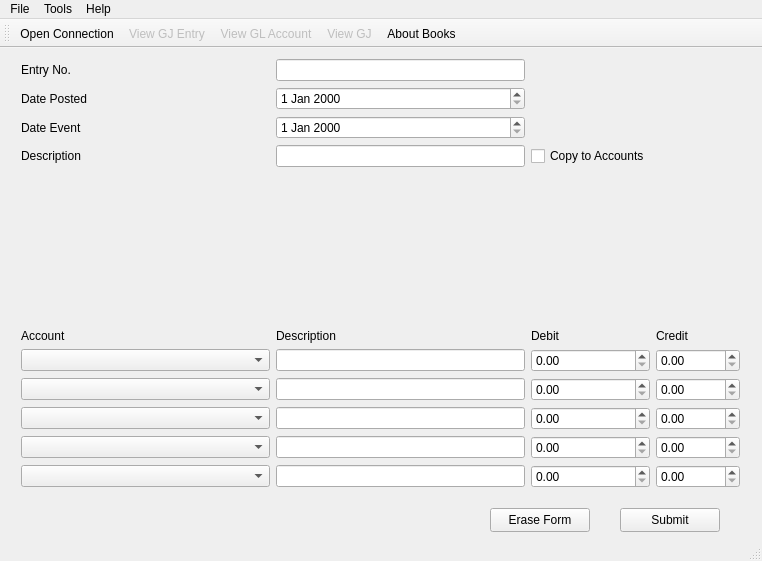
<?xml version="1.0" encoding="UTF-8"?>
<ui version="4.0">
 <class>MainWindow</class>
 <widget class="QMainWindow" name="MainWindow">
  <property name="geometry">
   <rect>
    <x>0</x>
    <y>0</y>
    <width>762</width>
    <height>561</height>
   </rect>
  </property>
  <property name="windowTitle">
   <string>Books</string>
  </property>
  <widget class="QWidget" name="centralWidget">
   <widget class="QWidget" name="gridLayoutWidget">
    <property name="geometry">
     <rect>
      <x>10</x>
      <y>0</y>
      <width>741</width>
      <height>451</height>
     </rect>
    </property>
    <layout class="QGridLayout" name="gridLayout">
     <item row="0" column="0">
      <widget class="QLabel" name="label">
       <property name="sizePolicy">
        <sizepolicy hsizetype="Expanding" vsizetype="Preferred">
         <horstretch>0</horstretch>
         <verstretch>0</verstretch>
        </sizepolicy>
       </property>
       <property name="text">
        <string>Entry No.</string>
       </property>
      </widget>
     </item>
     <item row="0" column="1">
      <widget class="QLineEdit" name="lineEdit"/>
     </item>
     <item row="1" column="0">
      <widget class="QLabel" name="label_2">
       <property name="text">
        <string>Date Posted</string>
       </property>
      </widget>
     </item>
     <item row="1" column="1">
      <widget class="QDateEdit" name="dateEdit">
       <property name="sizePolicy">
        <sizepolicy hsizetype="Minimum" vsizetype="Fixed">
         <horstretch>0</horstretch>
         <verstretch>0</verstretch>
        </sizepolicy>
       </property>
      </widget>
     </item>
     <item row="2" column="0">
      <widget class="QLabel" name="label_3">
       <property name="text">
        <string>Date Event</string>
       </property>
      </widget>
     </item>
     <item row="2" column="1">
      <widget class="QDateEdit" name="dateEdit_2"/>
     </item>
     <item row="5" column="0">
      <widget class="QLabel" name="label_5">
       <property name="text">
        <string>Account</string>
       </property>
      </widget>
     </item>
     <item row="5" column="1">
      <widget class="QLabel" name="label_6">
       <property name="text">
        <string>Description</string>
       </property>
      </widget>
     </item>
     <item row="5" column="2">
      <widget class="QLabel" name="label_7">
       <property name="text">
        <string>Debit</string>
       </property>
      </widget>
     </item>
     <item row="5" column="3">
      <widget class="QLabel" name="label_8">
       <property name="text">
        <string>Credit</string>
       </property>
      </widget>
     </item>
     <item row="6" column="0">
      <widget class="QComboBox" name="comboBox"/>
     </item>
     <item row="6" column="1">
      <widget class="QLineEdit" name="lineEdit_3"/>
     </item>
     <item row="6" column="2">
      <widget class="QDoubleSpinBox" name="doubleSpinBox">
       <property name="maximum">
        <double>999999.989999999990687</double>
       </property>
      </widget>
     </item>
     <item row="3" column="0">
      <widget class="QLabel" name="label_9">
       <property name="text">
        <string>Description</string>
       </property>
      </widget>
     </item>
     <item row="6" column="3">
      <widget class="QDoubleSpinBox" name="doubleSpinBox_2">
       <property name="maximum">
        <double>999999.989999999990687</double>
       </property>
      </widget>
     </item>
     <item row="7" column="0">
      <widget class="QComboBox" name="comboBox_2"/>
     </item>
     <item row="3" column="1">
      <widget class="QLineEdit" name="lineEdit_2"/>
     </item>
     <item row="7" column="1">
      <widget class="QLineEdit" name="lineEdit_4"/>
     </item>
     <item row="7" column="3">
      <widget class="QDoubleSpinBox" name="doubleSpinBox_4">
       <property name="maximum">
        <double>999999.989999999990687</double>
       </property>
      </widget>
     </item>
     <item row="8" column="0">
      <widget class="QComboBox" name="comboBox_3"/>
     </item>
     <item row="8" column="1">
      <widget class="QLineEdit" name="lineEdit_5"/>
     </item>
     <item row="7" column="2">
      <widget class="QDoubleSpinBox" name="doubleSpinBox_5">
       <property name="maximum">
        <double>999999.989999999990687</double>
       </property>
      </widget>
     </item>
     <item row="8" column="2">
      <widget class="QDoubleSpinBox" name="doubleSpinBox_6">
       <property name="maximum">
        <double>999999.989999999990687</double>
       </property>
      </widget>
     </item>
     <item row="8" column="3">
      <widget class="QDoubleSpinBox" name="doubleSpinBox_7">
       <property name="maximum">
        <double>999999.989999999990687</double>
       </property>
      </widget>
     </item>
     <item row="9" column="0">
      <widget class="QComboBox" name="comboBox_4"/>
     </item>
     <item row="9" column="1">
      <widget class="QLineEdit" name="lineEdit_6"/>
     </item>
     <item row="9" column="2">
      <widget class="QDoubleSpinBox" name="doubleSpinBox_8">
       <property name="maximum">
        <double>999999.989999999990687</double>
       </property>
      </widget>
     </item>
     <item row="9" column="3">
      <widget class="QDoubleSpinBox" name="doubleSpinBox_9">
       <property name="maximum">
        <double>999999.989999999990687</double>
       </property>
      </widget>
     </item>
     <item row="10" column="0">
      <widget class="QComboBox" name="comboBox_5"/>
     </item>
     <item row="10" column="1">
      <widget class="QLineEdit" name="lineEdit_7"/>
     </item>
     <item row="10" column="2">
      <widget class="QDoubleSpinBox" name="doubleSpinBox_10">
       <property name="maximum">
        <double>999999.989999999990687</double>
       </property>
      </widget>
     </item>
     <item row="10" column="3">
      <widget class="QDoubleSpinBox" name="doubleSpinBox_11">
       <property name="maximum">
        <double>999999.989999999990687</double>
       </property>
      </widget>
     </item>
     <item row="4" column="0">
      <spacer name="verticalSpacer">
       <property name="orientation">
        <enum>Qt::Vertical</enum>
       </property>
       <property name="sizeHint" stdset="0">
        <size>
         <width>20</width>
         <height>40</height>
        </size>
       </property>
      </spacer>
     </item>
     <item row="3" column="2">
      <widget class="QCheckBox" name="checkBox">
       <property name="text">
        <string>Copy to Accounts</string>
       </property>
      </widget>
     </item>
    </layout>
   </widget>
   <widget class="QPushButton" name="pushButton">
    <property name="geometry">
     <rect>
      <x>490</x>
      <y>460</y>
      <width>100</width>
      <height>24</height>
     </rect>
    </property>
    <property name="text">
     <string>Erase Form</string>
    </property>
   </widget>
   <widget class="QPushButton" name="pushButton_2">
    <property name="geometry">
     <rect>
      <x>620</x>
      <y>460</y>
      <width>100</width>
      <height>24</height>
     </rect>
    </property>
    <property name="text">
     <string>Submit</string>
    </property>
   </widget>
  </widget>
  <widget class="QMenuBar" name="menuBar">
   <property name="geometry">
    <rect>
     <x>0</x>
     <y>0</y>
     <width>762</width>
     <height>21</height>
    </rect>
   </property>
   <widget class="QMenu" name="menuFile">
    <property name="title">
     <string>File</string>
    </property>
    <addaction name="actionOpen"/>
    <addaction name="separator"/>
    <addaction name="actionExit"/>
   </widget>
   <widget class="QMenu" name="menuHelp">
    <property name="title">
     <string>Help</string>
    </property>
    <addaction name="actionAbout_Books"/>
   </widget>
   <widget class="QMenu" name="menuTools">
    <property name="title">
     <string>Tools</string>
    </property>
    <addaction name="actionView_GJ_Entry"/>
    <addaction name="actionView_GL_Account"/>
    <addaction name="actionView_GJ"/>
   </widget>
   <addaction name="menuFile"/>
   <addaction name="menuTools"/>
   <addaction name="menuHelp"/>
  </widget>
  <widget class="QToolBar" name="mainToolBar">
   <attribute name="toolBarArea">
    <enum>TopToolBarArea</enum>
   </attribute>
   <attribute name="toolBarBreak">
    <bool>false</bool>
   </attribute>
   <addaction name="actionOpen"/>
   <addaction name="actionView_GJ_Entry"/>
   <addaction name="actionView_GL_Account"/>
   <addaction name="actionView_GJ"/>
   <addaction name="actionAbout_Books"/>
  </widget>
  <widget class="QStatusBar" name="statusBar"/>
  <action name="actionExit">
   <property name="text">
    <string>Exit</string>
   </property>
  </action>
  <action name="actionOpen">
   <property name="text">
    <string>Open Connection</string>
   </property>
  </action>
  <action name="actionAbout_Books">
   <property name="text">
    <string>About Books</string>
   </property>
  </action>
  <action name="actionView_GJ_Entry">
   <property name="enabled">
    <bool>false</bool>
   </property>
   <property name="text">
    <string>View GJ Entry</string>
   </property>
  </action>
  <action name="actionDelete_GJ_Entry">
   <property name="enabled">
    <bool>false</bool>
   </property>
   <property name="text">
    <string>Delete GJ Entry</string>
   </property>
  </action>
  <action name="actionView_GL_Account">
   <property name="enabled">
    <bool>false</bool>
   </property>
   <property name="text">
    <string>View GL Account</string>
   </property>
  </action>
  <action name="actionView_GJ">
   <property name="enabled">
    <bool>false</bool>
   </property>
   <property name="text">
    <string>View GJ</string>
   </property>
  </action>
 </widget>
 <layoutdefault spacing="6" margin="11"/>
 <resources/>
 <connections/>
</ui>
